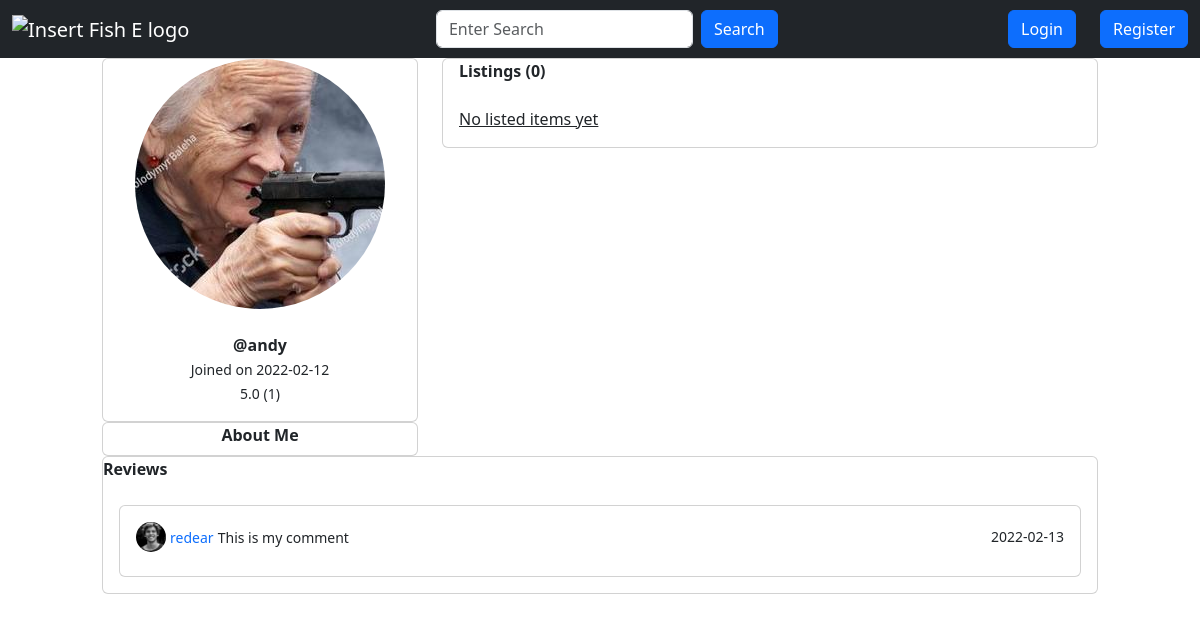
Before: /profile/1 with the older database file.
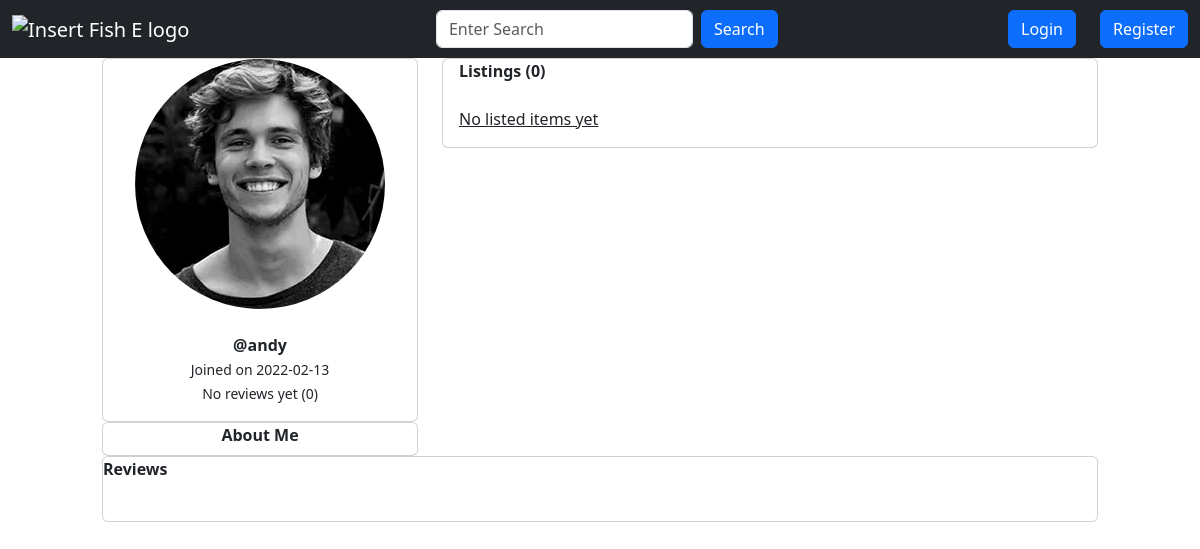
After: the same page with the newer database file.
### app.py (models this page shows, shortened)
class User(db.Model, UserMixin):
    id = db.Column(db.Integer, primary_key=True)
    username = db.Column(db.String(20), unique=True, nullable=False)
    email = db.Column(db.String(120), unique=True, nullable=False)
    description = db.Column(db.String(500), nullable=True)
    image_file = db.Column(db.String(20), nullable=False, default="default.jpg")
    password = db.Column(db.String(60), nullable=False)
    date_joined = db.Column(db.DateTime, nullable=False, default=datetime.utcnow)
    items = db.relationship("Item", backref="author", lazy=True)
    bought = db.relationship(
        "Transaction", foreign_keys="Transaction.user_id", backref="buyer", lazy=True
    )
    sold = db.relationship(
        "Transaction", foreign_keys="Transaction.vendor_id", backref="seller", lazy=True
    )
    reviews = db.relationship(
        "Review", foreign_keys="Review.user_id", backref="author", lazy=True
    )
    reviewed = db.relationship(
        "Review", foreign_keys="Review.recipient_id", backref="getter", lazy=True
    )
    liked = db.relationship(
        "ItemLike", foreign_keys="ItemLike.user_id", backref="user", lazy=True
    )
    @property
    def ratings(self):
        return len(self.reviewed)
    @property
    def rating(self):
        total = 0
        reviews = self.reviewed
        if reviews:
            for review in reviews:
                total += review.rating
            average = total / len(self.reviewed)
            return "{:.1f}".format(average)
        return "No reviews yet"

class Review(db.Model):
    id = db.Column(db.Integer, primary_key=True)
    transaction_id = db.Column(
        db.Integer, db.ForeignKey("transaction.id"), nullable=False
    )
    user_id = db.Column(db.Integer, db.ForeignKey("user.id"), nullable=False)
    recipient_id = db.Column(db.Integer, db.ForeignKey("user.id"), nullable=False)
    date_posted = db.Column(db.DateTime, nullable=False, default=datetime.utcnow)
    rating = db.Column(db.Integer, nullable=False)
    comment = db.Column(db.String(500), nullable=False)

### app.py (the view, shortened to what this page needs)
@app.route("/profile/<int:user_id>", methods=["GET", "POST"])
def render_profile(user_id):
    user = User.query.filter_by(id=user_id).first()
    search_form = SearchForm()
    pfp_form = ProfilePictureForm()
    username_form = UsernameForm()
    description_form = DescriptionForm()
    L_items = Item.query.filter_by(user_id=user.id, status="available").all()
    len_of_L_items = len(L_items)
    reviews = user.reviewed
    review_authors = [
        User.query.filter_by(id=review.user_id).first() for review in reviews
    ]
    reviews = list(zip(review_authors, reviews))
    if username_form.validate_on_submit():
        current_user.username = username_form.username.data
        db.session.commit()
        return redirect(url_for("render_profile", user_id=current_user.id))
    if description_form.validate_on_submit():
        current_user.description = description_form.description.data
        db.session.commit()
        return redirect(url_for("render_profile", user_id=current_user.id))
    return render_template(
        "profile.html",
        search_form=search_form,
        L_items=L_items,
        pfp_form=pfp_form,
        username_form=username_form,
        description_form=description_form,
        len_of_L_items=len_of_L_items,
        reviews=reviews,
        user=user,
    )

### app.py
class SearchForm(FlaskForm):
    search = StringField(
        validators=[DataRequired()], render_kw={"placeholder": "Enter Search"}
    )
    submit = SubmitField("Search")

class ProfilePictureForm(FlaskForm):
    image_file = FileField(
        "New Profile Picture",
        validators=[FileRequired(), FileAllowed(["jpg", "png"], "Images Only")],
    )
    apply = SubmitField("Apply")

### templates/profile.html (shortened to what this page needs)
{% from 'bootstrap5/form.html' import render_field %}
{% from 'macros/item_card.html' import item_card %}
{% from 'macros/navbar.html' import navbar %}
{% from 'macros/review_card.html' import review_card %}
{% extends 'base.html' %}
{% block content %}
{{ navbar(search_form, current_user) }}
<div class="container">
    <div class="row mx-5">
        <div class="col-md-4">
            <div class="row">
                <div class="col">
                    <div class="card">
                        <div class="card-title text-center">
                            <img src="{{ url_for('static', filename='img/profile/' + user.image_file) }}" alt="pfp"
                                class="rounded-circle">
                            <br>
                        </div>
                        <div class="card-body text-center">
                            <strong>@{{ user.username }}</strong>
                            <br>
                            <small>Joined on {{
                                user.date_joined.date()
                                }}</small>
                            <br>
                            <small>
                                {{ user.rating }} ({{ user.ratings }})
                            </small>
                        </div>
                    </div>
                </div>
            </div>
            <div class="row">
                <div class="col">
                    <div class="card">
                        <div class="card-title text-center">
                            <strong>About Me</strong>
                            <br>
                        </div>
                    </div>
                </div>
            </div>
        </div>
        <div class="col-md-8">
            <div class="card" style="max-height: 80%;">
                <div class="card-title px-3">
                    <strong>Listings ({{ len_of_L_items }})</strong>
                </div>
                <div class="card-body overflow-scroll row">
                    {% if L_items %}
                    {% for item in L_items %}
                    <div class="col-md-4">
                        {{ item_card(item, current_user) }}
                    </div>
                    {% endfor %}
                    {% else %}
                    <u>No listed items yet</u>
                    <br>
                    {% endif %}
                </div>
            </div>
        </div>
    </div>
    <div class="row mx-5">
        <div class="col">
            <div class="card">
                <div class="card-title">
                    <strong>Reviews</strong>
                </div>
                <div class="card-body">
                    {% for review in reviews %}
                    {{ review_card(review) }}
                    {% endfor %}
                </div>
            </div>
        </div>
    </div>
</div>
{% endblock content %}

### templates/macros/review_card.html (shortened to what this page needs)
{% macro review_card(review) %}
<div class="card p-3">
    <div class="d-flex justify-content-between align-items-center">
        <div class="user d-flex flex-row align-items-center">
            <img src="{{ url_for('static', filename='img/profile/' + review[0].image_file) }}" width="30"
                class="user-img rounded-circle mr-2">
            <span class="mx-1">
                <small class="font-weight-bold text-primary">{{ review[0].username }}</small>
                <small class="font-weight-bold">{{ review[1].comment }}</small>
            </span>
        </div>
        <small>{{ review[1].date_posted.date() }}</small>
    </div>
</div>
{% endmacro %}

Changed rows visible on the page:
removed Review: rating "5.0"
no longer on this page (row edited): User: image_file (placeholder picture), username "redear", comment "This is my comment", date_posted "2022-02-13"
changed User "andy": image_file: picture removed, a placeholder shows; date_joined "2022-02-12" → "2022-02-13"
Other visible differences:
{{ user.rating }}: (not shown) → "No reviews yet"
{{ user.ratings }}: "1" → "0"
